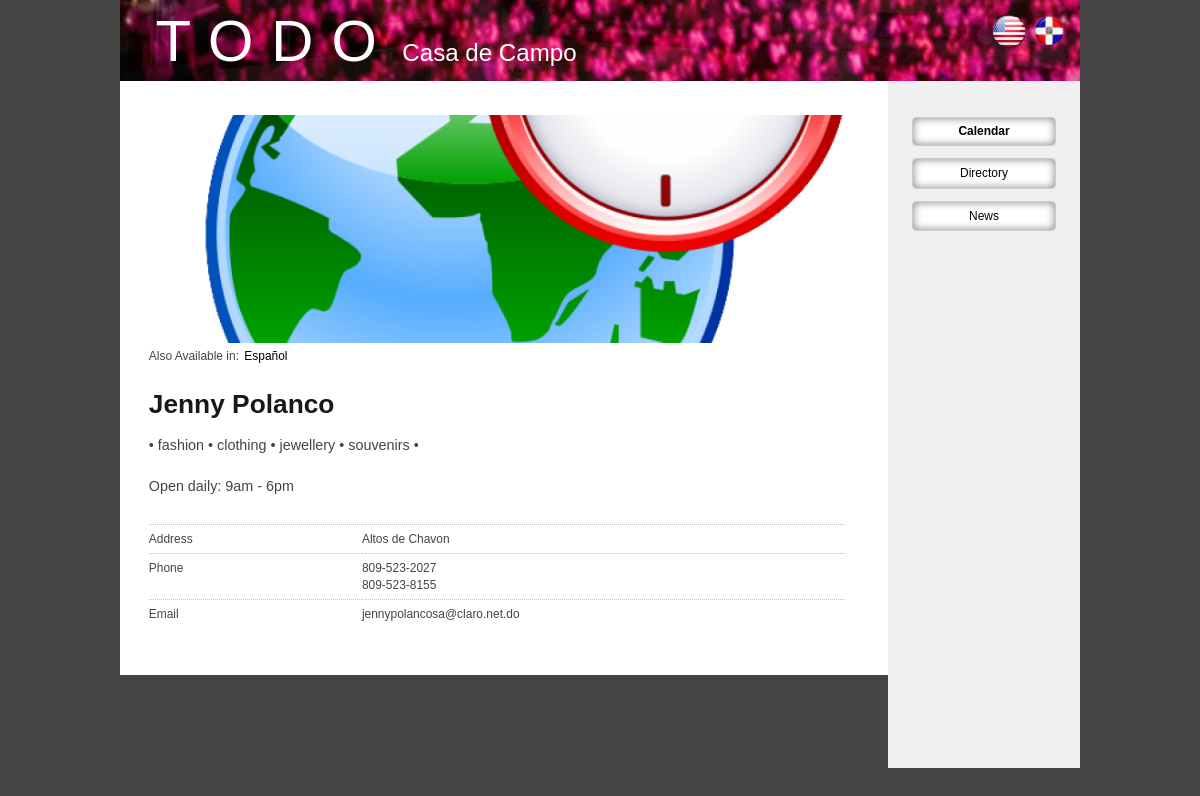
Screenshot of /en/node/189 with the database file from the repository.
### tables this page shows
CREATE TABLE `languages` (
  `language_name` varchar(100) NOT NULL,
  `language_code` varchar(5) NOT NULL,
  PRIMARY KEY  (`language_code`)
);

CREATE TABLE `fields_business` (
  `node_id` int(11) NOT NULL,
  `address` varchar(100) NOT NULL,
  `phone` varchar(100) NOT NULL,
  `description` text NOT NULL,
  `email` varchar(100) NOT NULL,
  `secondary_phone` varchar(75) NOT NULL,
  `fax` varchar(75) NOT NULL,
  `twitter` varchar(75) NOT NULL,
  `facebook` varchar(100) NOT NULL,
  `location` int(11) NOT NULL,
  PRIMARY KEY  (`node_id`),
  KEY `location` (`location`)
);

### application/controllers/nodes.php (called while the page is built, shortened)
<?php
class Nodes extends CI_Controller {
    public function show($id) {
        $node = node_load($id);
        $data['node'] = $node;
        $data['page_title'] = $node->title;
        $data['yield'] = 'nodes/show';
        $this->load->vars($data);
        $this->load->view('base');
    }
}

### index.php (called while the page is built, shortened)
<?php
require_once BASEPATH.'core/CodeIgniter.php';

### application/helpers/messages_helper.php (called while the page is built, shortened)
<?php
    $ci = get_instance();
?>

### application/core/MY_Lang.php (called while the page is built, shortened)
<?php (defined('BASEPATH')) OR exit('No direct script access allowed');
class MY_Lang extends CI_Lang {
    private $languages = array(
        'en' => 'english',
        'es' => 'spanish',
    );
    private $special = array (
        "admin", 'assets'
    );
    function MY_Lang()
    {
        global $URI;
        $this->uri = $URI->uri_string();
        $uri_segment = $this->get_uri_lang($this->uri);
    }
    function lang()
    {
        global $CFG;
        $language = $CFG->item('language');
        $lang = array_search($language, $this->languages);
        if ($lang)
        {
            return $lang;
        }
        return NULL;
    }
    function is_special($lang_code)
    {
        if ((!empty($lang_code)) && (in_array($lang_code, $this->special)))
            return TRUE;
        else
            return FALSE;
    }
    function get_uri_lang($uri = '')
    {
     if (!empty($uri))
     {
      $uri = ($uri[0] == '/') ? substr($uri, 1): $uri;
      $uri_expl = explode('/', $uri, 2);
      $uri_segment['lang'] = NULL;
      $uri_segment['parts'] = $uri_expl;
      if (array_key_exists($uri_expl[0], $this->languages))
      {
       $uri_segment['lang'] = $uri_expl[0];
      }
      return $uri_segment;
     }
     else
      return FALSE;
    }
    function localized($uri)
    {
     if (!empty($uri))
     {
      $uri_segment = $this->get_uri_lang($uri);
      if (!$uri_segment['lang'])
      {
       if ((!$this->is_special($uri_segment['parts'][0])) && (!preg_match('/(.+)\.[a-zA-Z0-9]{2,4}$/', $uri)))
       {
                 $uri = $this->lang() . '/' . $uri;
                }
            }
     }
        return $uri;
    }
}

### application/core/MY_Config.php (called while the page is built, shortened)
<?php  if ( ! defined('BASEPATH')) exit('No direct script access allowed');
class MY_Config extends CI_Config {
    function site_url($uri = '')
    {
        if (function_exists('get_instance'))
        {
            $CI =& get_instance();
            $uri = $CI->lang->localized($uri);
        }
        return parent::site_url($uri);
    }
}

### application/helpers/node_helper.php (called while the page is built, shortened)
<?php
function node_load($id) {
    $ci =& get_instance();
    return $ci->node->load_node($id);
}
function node_display($node, $op='full') {
    $ci =& get_instance();
    $template = file_exists(APPPATH.'views/nodes/display/'.$node->type.'.php') ? 'nodes/display/'.$node->type : 'nodes/display/node';
    $ci->load->view($template, array('node' => $node, 'op' => $op));
}

### application/views/nodes/show.php (called while the page is built, shortened)
<?php node_display($node); ?>

### application/libraries/node.php (called while the page is built, shortened)
<?php
class node {
    public function __construct() {
        $this->ci =& get_instance();
        $this->db = $this->ci->db;
        $this->tablename = 'node';
    }
    protected function pre_query() {
        $this->db->where('language', $this->ci->lang->lang());
    }
    public function load_node($id) {
        $this->db->where('id', $id);
        $n = $this->db->get($this->tablename)->row();
        $n->fields = $this->_load_fields($n);
        return new NodeResult($n);
    }
    private function _load_fields($node) {
        $table = 'fields_'.$node->type;
        $this->db->where('node_id', $node->id);
        $fields = $this->db->get($table)->row();
        return $fields;
    }
    public function search($options) {
        $this->db->select('n.id, n.type', FALSE);
        $this->db->from('node n, fields_'.$options['type'].' f');
        if (!empty($options['conditions'])) {
            foreach ($options['conditions'] as $condition) {
                $this->db->where($condition, '', FALSE);
            }
        }
        $this->db->where('n.id', 'f.node_id', FALSE);
        $order = !empty($options['order']) ? $options['order'] : array('n.id' => 'DESC');
        foreach($order as $k => $v) {
            $this->db->order_by($k, $k, FALSE);
        }
        if (!empty($options['num'])) {
            $num = $options['num'];
        } else {
            $num = 100;
        }
        $this->db->limit($num);
        $output = array();
        return $output;
    }
}
class NodeResult {
    private $fields = array();
    public function __construct($node) {
        $this->fields['id'] = $node->id;
        $this->fields['title'] = $node->title;
        $this->fields['created'] = $node->created;
        $this->fields['updated'] = $node->updated;
        $this->fields['status'] = $node->status;
        $this->fields['language'] = $node->language;
        $this->fields['type'] = $node->type;
    }
    public function __get($key) {
        if (!empty($this->fields[$key])) return $this->fields[$key];
    }
    public function __set($key, $value) {
        $this->fields[$key] = $value;
    }
}

### application/models/picture.php (called while the page is built, shortened)
<?php
class Picture extends CI_Model {
    function __construct() {
        $this->table_name = 'pictures';
    }
    function get_picture($picture) {
        return $this->db->where('id', $picture)->get($this->table_name)->row();
    }
    function get_pictures($type, $id, $num=null, $offset=null) {
        return $this->db->where('entity_type', $type)
                        ->where('entity_id', $id)
                        ->order_by('created_at', 'desc')
                        ->order_by('cover', 'desc')
                        ->get($this->table_name, $num, $offset)->result();
    }
    function get_cover($type, $id) {
        $picture = $this->db->where('entity_type', $type)
                            ->where('entity_id', $id)
                            ->where('cover', 1)
                            ->get($this->table_name);
        if ($picture->num_rows() == 1) {
            return $picture->row();
        } else {
            $pictures = $this->get_pictures($type, $id, 1);
            if (count($pictures) == 1) {
                return $this->get_picture($pictures[0]->id);
            }
        }
    }
}
?>

### application/helpers/picture_helper.php (called while the page is built, shortened)
<?php
function upload_path($type, $id) {
   return './uploads/'.$type.'/'.$id.'/';
}
function picture_path($picture) {
    $path = upload_path($picture->entity_type, $picture->entity_id).$picture->filename;
    if (!file_exists($path)) {
        return false;
    }
    return $path;
}
function get_cover($type, $id) {
   $CI =& get_instance();
   return $CI->Picture->get_cover($type, $id);
}
?>

### application/helpers/thumbnail_helper.php (called while the page is built, shortened)
<?php
function image_thumb($image_path, $height, $width, $options=array()) {
	$i = pathinfo($image_path);
	$image_thumb = dirname($image_path) . '/' . $i['filename'] . '_' . $height . '_' . $width . '.jpg';
        $img_options = array(
            'src' => $image_thumb,
            'alt' => '',
        );
        if (!empty($options['type'])) $img_options['class'] = $options['type'];
        return img($img_options);
}
function thumbnail($picture, $width, $height, $type='strict', $default_picture="assets/images/default.png") {
    $options = array();
    if (is_object($picture)) {
        $options['type'] = $picture->entity_type;
        $path = picture_path($picture);
        if (!file_exists($path)) {
            $path = './'.$default_picture;
        }
    } else {
        $path = './'.$default_picture;
    }
    switch($type) {
        case 'strict':
            return image_thumb($path, $height, $width, $options);
    }
}

### application/helpers/MY_language_helper.php (called while the page is built, shortened)
<?php  if ( ! defined('BASEPATH')) exit('No direct script access allowed');
 function lang($line, $id = '')
 {
  $CI =& get_instance();
  $line = $CI->lang->line($line);
  $args = func_get_args();
  return $line;
 }

### application/views/nodes/display/business.php (the view, shortened to what this page needs)
<?php
    if (is_translation($node->id)) {
        $original = get_original($node->id);
        $node_id = $original->id;
    } else {
        $node_id = $node->id;
    }
?>
<?php if ($op == 'full'): ?>
    <div class="full business">
        <div class="cover">
            <?= thumbnail(get_cover('business-cover', $node_id), 780, 250) ?>
            <?php translation_links($node); ?>
        </div>
        <header>
            <h1 class="page-title"><?= $node->title ?></h1>
        </header>
        <div class="info">
            <div class="description"><?= $node->description; ?></div>
            <dl>
                <dt><?= lang('address') ?></dt>
                <dd><?= nl2br($node->address) ?></dd>
                <dt><?= lang('phone') ?></dt>
                <dd><?= $node->phone ?><br />
                <?= $node->secondary_phone ?></dd>
                <?php if ($node->email): ?>
                    <dt>Email</dt>
                    <dd><?= $node->email ?></dd>
                <?php endif; ?>
            </dl>
        </div>
    </div>
<?php endif; ?>

### application/helpers/languages_helper.php (shortened to what this page needs)
<?php
function get_languages() {
    $ci =& get_instance();
    $languages = $ci->db->get('languages')->result();
    return $languages;
}
function language_name($language_code) {
    $ci =& get_instance();
    $ci->db->where('language_code', $language_code);
    return $ci->db->get('languages')->row()->language_name;
}
function language_switcher() {
    $languages = get_languages();
    print '<div class="language-switcher">';
    foreach ($languages as $language) {
        print anchor($language->language_code, img('assets/images/'.$language->language_code.'.png'));
    }
    print '</div>';
}

### application/helpers/translation_helper.php (shortened to what this page needs)
<?php
function is_translation($id) {
    $ci =& get_instance();
    $table = 'translations';
    $ci->db->where('translation_id', $id);
    $result = $ci->db->get($table);
    return $result->num_rows() == 1;
}
function get_original($id) {
    $ci =& get_instance();
    $table = 'translations';
    $ci->db->where('translation_id', $id);
    $result = $ci->db->get($table)->row();
    $original = node_load($result->original_id);
    return $original;
}
function translation_links($node) {
    print '<div class="translations-available">';
    if (is_translation($node->id) or has_translation($node->id)) {
        print lang('also_available').': ';
    }
    if (is_translation($node->id)) {
        $original = get_original($node->id);
        print anchor($original->language.'/node/'.$original->id, language_name($original->language));
    } elseif (has_translation($node->id)) {
        $translations = get_translations($node->id);
        foreach ($translations as $translation) {
            print anchor($translation->translation_language.'/node/'.$translation->translation_id, language_name($translation->translation_language));
        }
    }
    print '</div>';
}

### assets/css/todo.css (style rules this page uses)
body { margin:0;background:#444;color:#444;font-family:Arial,"Lucida Grande",sans-serif;line-height:1.4;font-size:62.3% }
a { color:#000;padding:2px }
.main-nav a { color:#fff;display:inline }
.main-nav a.brand { font-size:290%;letter-spacing:18px }
.colwrap .main-content .full .event-logo,.colwrap .main-content .full .business-cover { width:100% }
.colwrap .main-content .full header { padding-top:2em;position:relative }
.colwrap .main-content .full header:after { content:".";display:block;height:0;clear:both;visibility:hidden }
.colwrap .main-content .full header h1 { margin:0 }
.colwrap .main-content .full .info { clear:both }
.colwrap .main-content .full .info dl { margin:2em 0 4em }
.colwrap .main-content .full .info dl:after { content:".";display:block;height:0;clear:both;visibility:hidden }
.colwrap .main-content .full .info dl dt { display:block;float:left;width:30%;clear:left;padding:6px 0 5px;border-top:1px dotted #cbb }
.colwrap .main-content .full .info dl dd { display:block;float:left;width:68%;padding:6px 0 5px;border-top:1px dotted #cbb }
.colwrap .main-content .full .info .description { font-size:120%;clear:both;margin:1em 0 2em }
.colwrap .sidebar .side-block a { display:block;padding:6px;color:#000;background:#fff;border-radius:4px;border:1px solid #ccc;-webkit-box-shadow:inset 0 0 9px rgba(0,0,0,.5);margin-bottom:11px;text-align:center }
.page-title { font-size:220%;margin:1em 0 2em }
.translations-available { clear:both }
.language-switcher { position:absolute;top:11px;right:11px }
.language-switcher a { float:left }
.language-switcher img { display:block;width:36px;height:36px }

### rows the page displays
fields_business: node_id.language_name "Español"
fields_business: description "• fashion • clothing • jewellery • souvenirs • Open daily: 9am - 6pm", address "Altos de Chavon", phone "809-523-2027", secondary_phone "809-523-8155", email "jennypolancosa@claro.net.do"

### other values shown
anchor('welcome', 'TODO', 'class="brand"') "TODO"
lang('also_available') "Also Available in"
$node->title "Jenny Polanco"
lang('address') "Address"
lang('phone') "Phone"
anchor($this->lang->lang(), lang('calendar')) "Calendar"
anchor($this->lang->lang().'/directory', lang('directory')) "Directory"
lang('news') "News"
